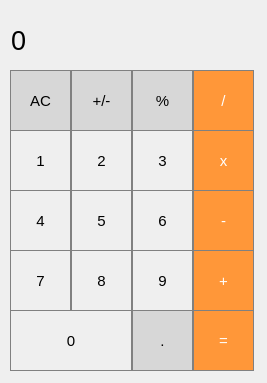
<?xml version="1.0" encoding="UTF-8"?>
<ui version="4.0">
 <class>MainWindow</class>
 <widget class="QMainWindow" name="MainWindow">
  <property name="geometry">
   <rect>
    <x>0</x>
    <y>0</y>
    <width>267</width>
    <height>383</height>
   </rect>
  </property>
  <property name="windowTitle">
   <string>MainWindow</string>
  </property>
  <widget class="QWidget" name="centralwidget">
   <widget class="QLabel" name="lbResult">
    <property name="geometry">
     <rect>
      <x>11</x>
      <y>10</y>
      <width>241</width>
      <height>61</height>
     </rect>
    </property>
    <property name="font">
     <font>
      <pointsize>20</pointsize>
     </font>
    </property>
    <property name="styleSheet">
     <string notr="true">QLabel {
  qproperty-alignment: 'AlignVCenter | AlignRight';
  border: 1px solid gray;
}

background-color : white;</string>
    </property>
    <property name="text">
     <string>0</string>
    </property>
   </widget>
   <widget class="QPushButton" name="pushButton_AC">
    <property name="geometry">
     <rect>
      <x>10</x>
      <y>70</y>
      <width>61</width>
      <height>61</height>
     </rect>
    </property>
    <property name="font">
     <font>
      <pointsize>11</pointsize>
     </font>
    </property>
    <property name="styleSheet">
     <string notr="true">QPushButton {
  background-color: rgb(215, 215, 215);
  border: 1px solid gray;
}
QPushButton:pressed {
    background-color: qlineargradient(x1: 0, y1: 0, x2: 0, y2: 1,
                                      stop: 0 #BEBEBE, stop: 1 #D7D7D7);
}
</string>
    </property>
    <property name="text">
     <string>AC</string>
    </property>
   </widget>
   <widget class="QPushButton" name="pushButton_Procent">
    <property name="geometry">
     <rect>
      <x>132</x>
      <y>70</y>
      <width>61</width>
      <height>61</height>
     </rect>
    </property>
    <property name="font">
     <font>
      <pointsize>11</pointsize>
     </font>
    </property>
    <property name="styleSheet">
     <string notr="true">QPushButton {
  background-color: rgb(215, 215, 215);
  border: 1px solid gray;
}
QPushButton:pressed {
    background-color: qlineargradient(x1: 0, y1: 0, x2: 0, y2: 1,
                                      stop: 0 #BEBEBE, stop: 1 #D7D7D7);
}
</string>
    </property>
    <property name="text">
     <string>%</string>
    </property>
   </widget>
   <widget class="QPushButton" name="pushButton_Devide">
    <property name="geometry">
     <rect>
      <x>193</x>
      <y>70</y>
      <width>61</width>
      <height>61</height>
     </rect>
    </property>
    <property name="font">
     <font>
      <pointsize>11</pointsize>
     </font>
    </property>
    <property name="styleSheet">
     <string notr="true">QPushButton {
  background-color: rgb(255, 151, 57);
  color: white; 
  border: 1px solid gray;
}

QPushButton:pressed {
    background-color: qlineargradient(x1: 0, y1: 0, x2: 0, y2: 1,
                                      stop: 0 #FF7832, stop: 1 #FF9739);
}</string>
    </property>
    <property name="text">
     <string>/</string>
    </property>
   </widget>
   <widget class="QPushButton" name="pushButton_plusminus">
    <property name="geometry">
     <rect>
      <x>71</x>
      <y>70</y>
      <width>61</width>
      <height>61</height>
     </rect>
    </property>
    <property name="font">
     <font>
      <pointsize>11</pointsize>
     </font>
    </property>
    <property name="styleSheet">
     <string notr="true">QPushButton {
  background-color: rgb(215, 215, 215);
  border: 1px solid gray;
}
QPushButton:pressed {
    background-color: qlineargradient(x1: 0, y1: 0, x2: 0, y2: 1,
                                      stop: 0 #BEBEBE, stop: 1 #D7D7D7);
}
</string>
    </property>
    <property name="text">
     <string>+/-</string>
    </property>
   </widget>
   <widget class="QPushButton" name="pushButton_1">
    <property name="geometry">
     <rect>
      <x>10</x>
      <y>130</y>
      <width>61</width>
      <height>61</height>
     </rect>
    </property>
    <property name="font">
     <font>
      <pointsize>11</pointsize>
      <bold>false</bold>
     </font>
    </property>
    <property name="whatsThis">
     <string>&lt;html&gt;&lt;head/&gt;&lt;body&gt;&lt;p&gt;10&lt;/p&gt;&lt;/body&gt;&lt;/html&gt;</string>
    </property>
    <property name="styleSheet">
     <string notr="true">QPushButton {
   border: 1px solid gray;
}
QPushButton:pressed {
    background-color: qlineargradient(x1: 0, y1: 0, x2: 0, y2: 1,
                                      stop: 0 #dadbde, stop: 1 #f6f7fa);
}</string>
    </property>
    <property name="text">
     <string>1</string>
    </property>
   </widget>
   <widget class="QPushButton" name="pushButton_3">
    <property name="geometry">
     <rect>
      <x>132</x>
      <y>130</y>
      <width>61</width>
      <height>61</height>
     </rect>
    </property>
    <property name="font">
     <font>
      <pointsize>11</pointsize>
      <bold>false</bold>
     </font>
    </property>
    <property name="whatsThis">
     <string>&lt;html&gt;&lt;head/&gt;&lt;body&gt;&lt;p&gt;10&lt;/p&gt;&lt;/body&gt;&lt;/html&gt;</string>
    </property>
    <property name="styleSheet">
     <string notr="true">QPushButton {
   border: 1px solid gray;
}
QPushButton:pressed {
    background-color: qlineargradient(x1: 0, y1: 0, x2: 0, y2: 1,
                                      stop: 0 #dadbde, stop: 1 #f6f7fa);
}</string>
    </property>
    <property name="text">
     <string>3</string>
    </property>
   </widget>
   <widget class="QPushButton" name="pushButton_Multiply">
    <property name="geometry">
     <rect>
      <x>193</x>
      <y>130</y>
      <width>61</width>
      <height>61</height>
     </rect>
    </property>
    <property name="font">
     <font>
      <pointsize>11</pointsize>
     </font>
    </property>
    <property name="styleSheet">
     <string notr="true">QPushButton {
  background-color: rgb(255, 151, 57);
  color: white; 
  border: 1px solid gray;
}

QPushButton:pressed {
    background-color: qlineargradient(x1: 0, y1: 0, x2: 0, y2: 1,
                                      stop: 0 #FF7832, stop: 1 #FF9739);
}</string>
    </property>
    <property name="text">
     <string>x</string>
    </property>
   </widget>
   <widget class="QPushButton" name="pushButton_2">
    <property name="geometry">
     <rect>
      <x>71</x>
      <y>130</y>
      <width>61</width>
      <height>61</height>
     </rect>
    </property>
    <property name="font">
     <font>
      <pointsize>11</pointsize>
      <bold>false</bold>
     </font>
    </property>
    <property name="whatsThis">
     <string>&lt;html&gt;&lt;head/&gt;&lt;body&gt;&lt;p&gt;10&lt;/p&gt;&lt;/body&gt;&lt;/html&gt;</string>
    </property>
    <property name="styleSheet">
     <string notr="true">QPushButton {
   border: 1px solid gray;
}
QPushButton:pressed {
    background-color: qlineargradient(x1: 0, y1: 0, x2: 0, y2: 1,
                                      stop: 0 #dadbde, stop: 1 #f6f7fa);
}</string>
    </property>
    <property name="text">
     <string>2</string>
    </property>
   </widget>
   <widget class="QPushButton" name="pushButton_4">
    <property name="geometry">
     <rect>
      <x>10</x>
      <y>190</y>
      <width>61</width>
      <height>61</height>
     </rect>
    </property>
    <property name="font">
     <font>
      <pointsize>11</pointsize>
      <bold>false</bold>
     </font>
    </property>
    <property name="whatsThis">
     <string>&lt;html&gt;&lt;head/&gt;&lt;body&gt;&lt;p&gt;10&lt;/p&gt;&lt;/body&gt;&lt;/html&gt;</string>
    </property>
    <property name="styleSheet">
     <string notr="true">QPushButton {
   border: 1px solid gray;
}
QPushButton:pressed {
    background-color: qlineargradient(x1: 0, y1: 0, x2: 0, y2: 1,
                                      stop: 0 #dadbde, stop: 1 #f6f7fa);
}</string>
    </property>
    <property name="text">
     <string>4</string>
    </property>
   </widget>
   <widget class="QPushButton" name="pushButton_6">
    <property name="geometry">
     <rect>
      <x>132</x>
      <y>190</y>
      <width>61</width>
      <height>61</height>
     </rect>
    </property>
    <property name="font">
     <font>
      <pointsize>11</pointsize>
      <bold>false</bold>
     </font>
    </property>
    <property name="whatsThis">
     <string>&lt;html&gt;&lt;head/&gt;&lt;body&gt;&lt;p&gt;10&lt;/p&gt;&lt;/body&gt;&lt;/html&gt;</string>
    </property>
    <property name="styleSheet">
     <string notr="true">QPushButton {
   border: 1px solid gray;
}
QPushButton:pressed {
    background-color: qlineargradient(x1: 0, y1: 0, x2: 0, y2: 1,
                                      stop: 0 #dadbde, stop: 1 #f6f7fa);
}</string>
    </property>
    <property name="text">
     <string>6</string>
    </property>
   </widget>
   <widget class="QPushButton" name="pushButton_minus">
    <property name="geometry">
     <rect>
      <x>193</x>
      <y>190</y>
      <width>61</width>
      <height>61</height>
     </rect>
    </property>
    <property name="font">
     <font>
      <pointsize>11</pointsize>
     </font>
    </property>
    <property name="styleSheet">
     <string notr="true">QPushButton {
  background-color: rgb(255, 151, 57);
  color: white; 
  border: 1px solid gray;
}

QPushButton:pressed {
    background-color: qlineargradient(x1: 0, y1: 0, x2: 0, y2: 1,
                                      stop: 0 #FF7832, stop: 1 #FF9739);
}</string>
    </property>
    <property name="text">
     <string>-</string>
    </property>
   </widget>
   <widget class="QPushButton" name="pushButton_5">
    <property name="geometry">
     <rect>
      <x>71</x>
      <y>190</y>
      <width>61</width>
      <height>61</height>
     </rect>
    </property>
    <property name="font">
     <font>
      <pointsize>11</pointsize>
      <bold>false</bold>
     </font>
    </property>
    <property name="whatsThis">
     <string>&lt;html&gt;&lt;head/&gt;&lt;body&gt;&lt;p&gt;10&lt;/p&gt;&lt;/body&gt;&lt;/html&gt;</string>
    </property>
    <property name="styleSheet">
     <string notr="true">QPushButton {
   border: 1px solid gray;
}
QPushButton:pressed {
    background-color: qlineargradient(x1: 0, y1: 0, x2: 0, y2: 1,
                                      stop: 0 #dadbde, stop: 1 #f6f7fa);
}</string>
    </property>
    <property name="text">
     <string>5</string>
    </property>
   </widget>
   <widget class="QPushButton" name="pushButton_7">
    <property name="geometry">
     <rect>
      <x>10</x>
      <y>250</y>
      <width>61</width>
      <height>61</height>
     </rect>
    </property>
    <property name="font">
     <font>
      <pointsize>11</pointsize>
      <bold>false</bold>
     </font>
    </property>
    <property name="whatsThis">
     <string>&lt;html&gt;&lt;head/&gt;&lt;body&gt;&lt;p&gt;10&lt;/p&gt;&lt;/body&gt;&lt;/html&gt;</string>
    </property>
    <property name="styleSheet">
     <string notr="true">QPushButton {
   border: 1px solid gray;
}
QPushButton:pressed {
    background-color: qlineargradient(x1: 0, y1: 0, x2: 0, y2: 1,
                                      stop: 0 #dadbde, stop: 1 #f6f7fa);
}</string>
    </property>
    <property name="text">
     <string>7</string>
    </property>
   </widget>
   <widget class="QPushButton" name="pushButton_9">
    <property name="geometry">
     <rect>
      <x>132</x>
      <y>250</y>
      <width>61</width>
      <height>61</height>
     </rect>
    </property>
    <property name="font">
     <font>
      <pointsize>11</pointsize>
      <bold>false</bold>
     </font>
    </property>
    <property name="whatsThis">
     <string>&lt;html&gt;&lt;head/&gt;&lt;body&gt;&lt;p&gt;10&lt;/p&gt;&lt;/body&gt;&lt;/html&gt;</string>
    </property>
    <property name="styleSheet">
     <string notr="true">QPushButton {
   border: 1px solid gray;
}
QPushButton:pressed {
    background-color: qlineargradient(x1: 0, y1: 0, x2: 0, y2: 1,
                                      stop: 0 #dadbde, stop: 1 #f6f7fa);
}</string>
    </property>
    <property name="text">
     <string>9</string>
    </property>
   </widget>
   <widget class="QPushButton" name="pushButton_Plus">
    <property name="geometry">
     <rect>
      <x>193</x>
      <y>250</y>
      <width>61</width>
      <height>61</height>
     </rect>
    </property>
    <property name="font">
     <font>
      <pointsize>11</pointsize>
     </font>
    </property>
    <property name="styleSheet">
     <string notr="true">QPushButton {
  background-color: rgb(255, 151, 57);
  color: white; 
  border: 1px solid gray;
}

QPushButton:pressed {
    background-color: qlineargradient(x1: 0, y1: 0, x2: 0, y2: 1,
                                      stop: 0 #FF7832, stop: 1 #FF9739);
}</string>
    </property>
    <property name="text">
     <string>+</string>
    </property>
   </widget>
   <widget class="QPushButton" name="pushButton_8">
    <property name="geometry">
     <rect>
      <x>71</x>
      <y>250</y>
      <width>61</width>
      <height>61</height>
     </rect>
    </property>
    <property name="font">
     <font>
      <pointsize>11</pointsize>
      <bold>false</bold>
     </font>
    </property>
    <property name="whatsThis">
     <string>&lt;html&gt;&lt;head/&gt;&lt;body&gt;&lt;p&gt;10&lt;/p&gt;&lt;/body&gt;&lt;/html&gt;</string>
    </property>
    <property name="styleSheet">
     <string notr="true">QPushButton {
   border: 1px solid gray;
}
QPushButton:pressed {
    background-color: qlineargradient(x1: 0, y1: 0, x2: 0, y2: 1,
                                      stop: 0 #dadbde, stop: 1 #f6f7fa);
}</string>
    </property>
    <property name="text">
     <string>8</string>
    </property>
   </widget>
   <widget class="QPushButton" name="pushButton_0">
    <property name="geometry">
     <rect>
      <x>10</x>
      <y>310</y>
      <width>122</width>
      <height>61</height>
     </rect>
    </property>
    <property name="font">
     <font>
      <pointsize>11</pointsize>
      <bold>false</bold>
     </font>
    </property>
    <property name="whatsThis">
     <string>&lt;html&gt;&lt;head/&gt;&lt;body&gt;&lt;p&gt;10&lt;/p&gt;&lt;/body&gt;&lt;/html&gt;</string>
    </property>
    <property name="styleSheet">
     <string notr="true">QPushButton {
   border: 1px solid gray;
}
QPushButton:pressed {
    background-color: qlineargradient(x1: 0, y1: 0, x2: 0, y2: 1,
                                      stop: 0 #dadbde, stop: 1 #f6f7fa);
}</string>
    </property>
    <property name="text">
     <string>0</string>
    </property>
   </widget>
   <widget class="QPushButton" name="pushButton_Dot">
    <property name="geometry">
     <rect>
      <x>132</x>
      <y>310</y>
      <width>61</width>
      <height>61</height>
     </rect>
    </property>
    <property name="font">
     <font>
      <pointsize>11</pointsize>
     </font>
    </property>
    <property name="styleSheet">
     <string notr="true">QPushButton {
  background-color: rgb(215, 215, 215);
  border: 1px solid gray;
}
QPushButton:pressed {
    background-color: qlineargradient(x1: 0, y1: 0, x2: 0, y2: 1,
                                      stop: 0 #BEBEBE, stop: 1 #D7D7D7);
}
</string>
    </property>
    <property name="text">
     <string>.</string>
    </property>
   </widget>
   <widget class="QPushButton" name="pushButton_Equal">
    <property name="geometry">
     <rect>
      <x>193</x>
      <y>310</y>
      <width>61</width>
      <height>61</height>
     </rect>
    </property>
    <property name="font">
     <font>
      <pointsize>11</pointsize>
     </font>
    </property>
    <property name="styleSheet">
     <string notr="true">QPushButton {
  background-color: rgb(255, 151, 57);
  color: white; 
  border: 1px solid gray;
}

QPushButton:pressed {
    background-color: qlineargradient(x1: 0, y1: 0, x2: 0, y2: 1,
                                      stop: 0 #FF7832, stop: 1 #FF9739);
}</string>
    </property>
    <property name="text">
     <string>=</string>
    </property>
   </widget>
  </widget>
 </widget>
 <resources/>
 <connections/>
</ui>
